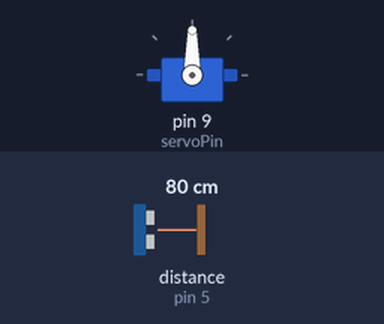
Recording of a sketch running on a simulated Arduino Uno, built with avr-gcc and run on an emulated ATmega328P. Parts: servo. Wiring (inferred from the names in the program): ultrasonic range finder: trigger pin 6; echo pin 5. Inputs (shaded band) come from the test bench; at power-on: distance to the obstacle (sensor on pin 5) 80 cm. The echo pulse lasts 58.3 µs per cm.

Above: at 0.1 s.
At 1.1 s:
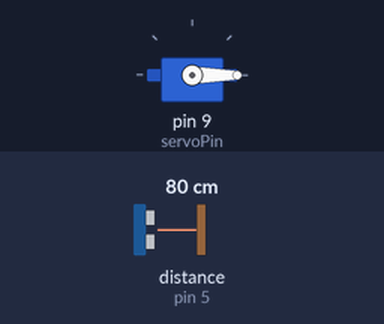
Timing chart, 0 to 2.6 s (numbered marks = the images above):
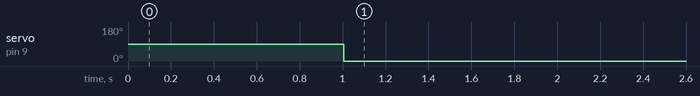

The sketch:

gateControl.ino
```cpp
#include <Servo.h>

const int triggerPin = 6;  // Sonar sensor trigger pin
const int echoPin = 5;     // Sonar sensor echo pin
const int servoPin = 9;    // Servo motor signal pin

const int thresholdDistance = 17;  // Threshold distance in centimeters
    int i;
    int j;
Servo myservo;

void setup() {
  pinMode(triggerPin, OUTPUT);
  pinMode(echoPin, INPUT);

  myservo.attach(servoPin);

  Serial.begin(9600);  // Initialize serial communication
}

void loop() {
  long duration, distance;

  // Generate a short pulse to the sonar sensor to start measurement
  digitalWrite(triggerPin, LOW);
  delayMicroseconds(2);
  digitalWrite(triggerPin, HIGH);
  delayMicroseconds(10);
  digitalWrite(triggerPin, LOW);

  // Measure the duration of the pulse from the sonar sensor
  duration = pulseIn(echoPin, HIGH);

  // Calculate the distance based on the speed of sound
  distance = duration / 58.2;  // Divide by 58.2 to convert microseconds to centimeters

  // Check the distance and control the servo motor accordingly
  if ((distance <= thresholdDistance && Serial.available() > 0) && (Serial.available() > 0 && Serial.readStringUntil('\n') == "Verified"))
  {
    myservo.write(90);  // Rotate the servo to 90 degrees

    // Serial.println("Servo rotated to 90 degrees.");
  }
  else if (distance > thresholdDistance || (Serial.available() > 0 && Serial.readStringUntil('\n') == "notVerified"))
  {
    delay(1000);
    myservo.write(0);  // Rotate the servo to 0 degrees

    // Serial.println("Servo rotated to 0 degrees.");
  }

  delay(100);  // Delay between measurements (adjust as needed)
}
```

Measured:
- by itself, servo on pin 9 (servoPin): 90° → 0° at 1.0 s
